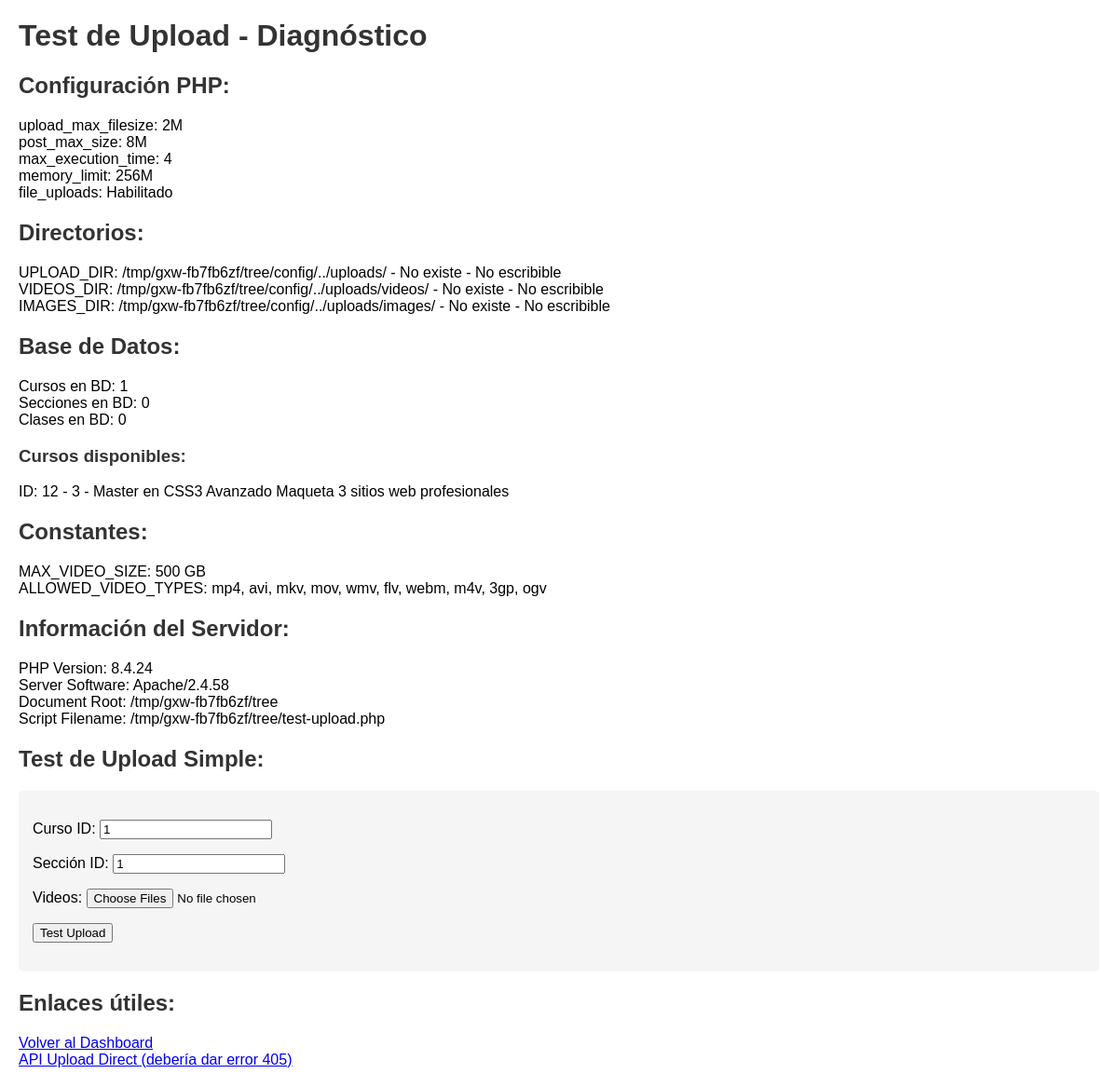
Page /test-upload.php on the earlier database version.
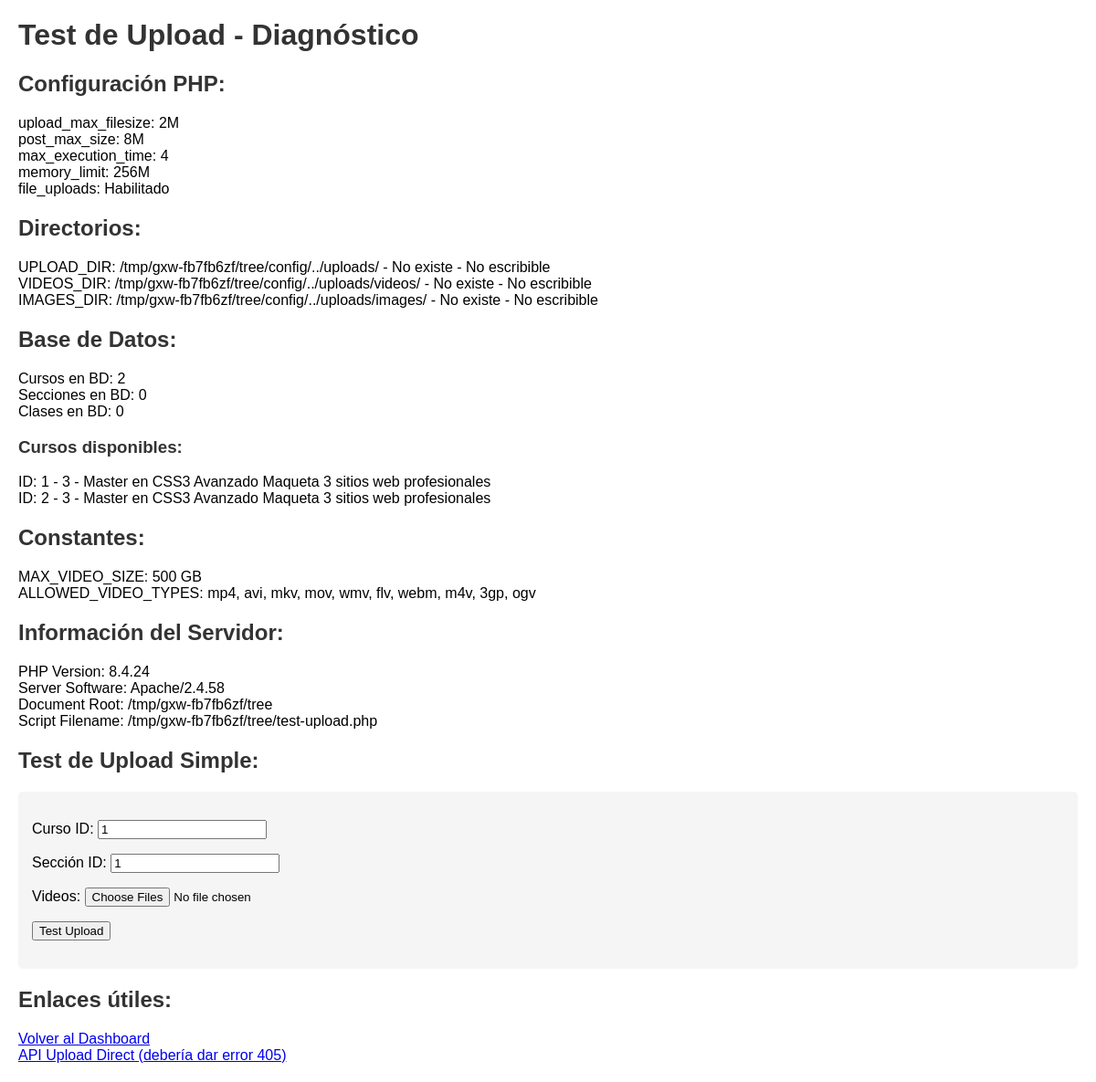
Same page on the later database version.
### tables this page shows
CREATE TABLE cursos (
            id INTEGER PRIMARY KEY AUTOINCREMENT,
            titulo VARCHAR(255) NOT NULL,
            tematica_id INTEGER,
            instructor_id INTEGER,
            comentarios TEXT,
            imagen VARCHAR(255),
            created_at DATETIME DEFAULT CURRENT_TIMESTAMP,
            FOREIGN KEY (tematica_id) REFERENCES tematicas(id) ON DELETE SET NULL,
            FOREIGN KEY (instructor_id) REFERENCES instructores(id) ON DELETE SET NULL
        );

### config/config.php (called while the page is built, shortened)
<?php
function formatBytes($size, $precision = 2) {
    $units = ['B', 'KB', 'MB', 'GB', 'TB'];
    for ($i = 0; $size > 1024 && $i < count($units) - 1; $i++) {
        $size /= 1024;
    }
    return round($size, $precision) . ' ' . $units[$i];
}
?>

### test-upload.php (the view, shortened to what this page needs)
<?php
require_once 'config/config.php';
$db = getDatabase();
echo "<h1>Test de Upload - Diagnóstico</h1>";
echo "<h2>Configuración PHP:</h2>";
echo "upload_max_filesize: " . ini_get('upload_max_filesize') . "<br>";
echo "post_max_size: " . ini_get('post_max_size') . "<br>";
echo "max_execution_time: " . ini_get('max_execution_time') . "<br>";
echo "memory_limit: " . ini_get('memory_limit') . "<br>";
echo "file_uploads: " . (ini_get('file_uploads') ? 'Habilitado' : 'Deshabilitado') . "<br>";
echo "<h2>Directorios:</h2>";
echo "UPLOAD_DIR: " . UPLOAD_DIR . " - " . (is_dir(UPLOAD_DIR) ? 'Existe' : 'No existe') . " - " . (is_writable(UPLOAD_DIR) ? 'Escribible' : 'No escribible') . "<br>";
echo "VIDEOS_DIR: " . VIDEOS_DIR . " - " . (is_dir(VIDEOS_DIR) ? 'Existe' : 'No existe') . " - " . (is_writable(VIDEOS_DIR) ? 'Escribible' : 'No escribible') . "<br>";
echo "IMAGES_DIR: " . IMAGES_DIR . " - " . (is_dir(IMAGES_DIR) ? 'Existe' : 'No existe') . " - " . (is_writable(IMAGES_DIR) ? 'Escribible' : 'No escribible') . "<br>";
echo "<h2>Base de Datos:</h2>";
try {
    $cursos = $db->query("SELECT COUNT(*) as count FROM cursos")->fetch();
    echo "Cursos en BD: " . $cursos['count'] . "<br>";
    $secciones = $db->query("SELECT COUNT(*) as count FROM secciones")->fetch();
    echo "Secciones en BD: " . $secciones['count'] . "<br>";
    $clases = $db->query("SELECT COUNT(*) as count FROM clases")->fetch();
    echo "Clases en BD: " . $clases['count'] . "<br>";
    echo "<h3>Cursos disponibles:</h3>";
    $cursos = $db->query("SELECT * FROM cursos LIMIT 3")->fetchAll();
    foreach ($cursos as $curso) {
        echo "ID: " . $curso['id'] . " - " . $curso['titulo'] . "<br>";
    }
} catch (Exception $e) {
    echo "Error en BD: " . $e->getMessage() . "<br>";
}
echo "<h2>Constantes:</h2>";
echo "MAX_VIDEO_SIZE: " . formatBytes(MAX_VIDEO_SIZE) . "<br>";
echo "ALLOWED_VIDEO_TYPES: " . implode(', ', ALLOWED_VIDEO_TYPES) . "<br>";
echo "<h2>Información del Servidor:</h2>";
echo "PHP Version: " . PHP_VERSION . "<br>";
echo "Server Software: " . $_SERVER['SERVER_SOFTWARE'] . "<br>";
echo "Document Root: " . $_SERVER['DOCUMENT_ROOT'] . "<br>";
echo "Script Filename: " . $_SERVER['SCRIPT_FILENAME'] . "<br>";
echo "<h2>Test de Upload Simple:</h2>";
?>
<form action="test-upload-handler.php" method="POST" enctype="multipart/form-data">
    <p>Curso ID: <input type="number" name="curso_id" value="1" required></p>
    <p>Sección ID: <input type="number" name="seccion_id" value="1" required></p>
    <p>Videos: <input type="file" name="videos[]" multiple accept=".mp4"></p>
    <p><button type="submit">Test Upload</button></p>
</form>
<h2>Enlaces útiles:</h2>
<a href="index.php">Volver al Dashboard</a><br>
<a href="api/upload-videos.php" target="_blank">API Upload Direct (debería dar error 405)</a><br>

Differences in the rows shown:
removed cursos: id "12", titulo "3 - Master en CSS3 Avanzado Maqueta 3 sitios web profesionales"
added cursos: id "1", titulo "3 - Master en CSS3 Avanzado Maqueta 3 sitios web profesionales"
added cursos: id "2", titulo "3 - Master en CSS3 Avanzado Maqueta 3 sitios web profesionales", id "500 GB"
Other differences:
$cursos['count']: "1" → "2"
formatBytes(MAX_VIDEO_SIZE): "500 GB" → (not shown)
